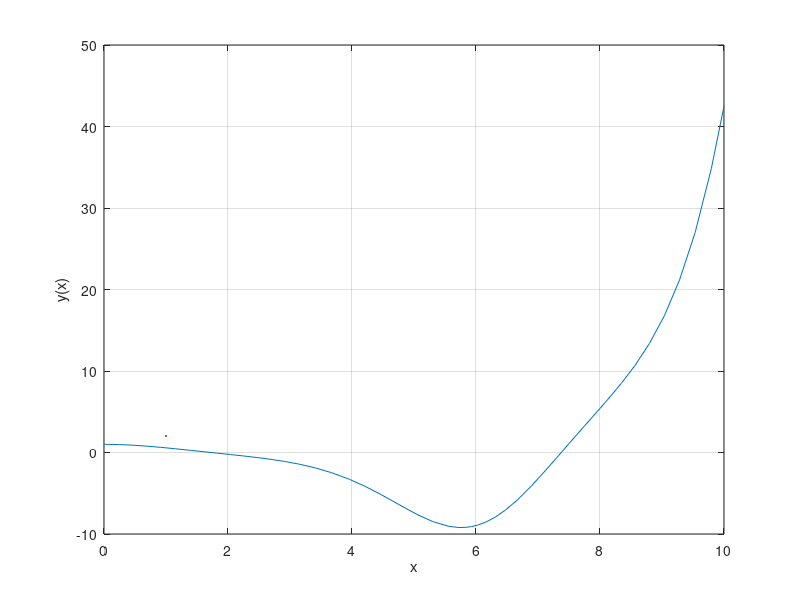

The MATLAB source for this figure:
clc;clear
odefun = @(x, Y) [Y(2); -Y(1)*cos(x)];
tspan = [0 10];
% 初始条件 [y(0), y'(0)]
y0 = [1; 0];
[x, Y] = ode23(odefun, tspan, y0);
plot(x, Y(:,1),LineWidth=2) % 只绘制y1（即y）
xlabel('x')
ylabel('y(x)')
axis on
grid on